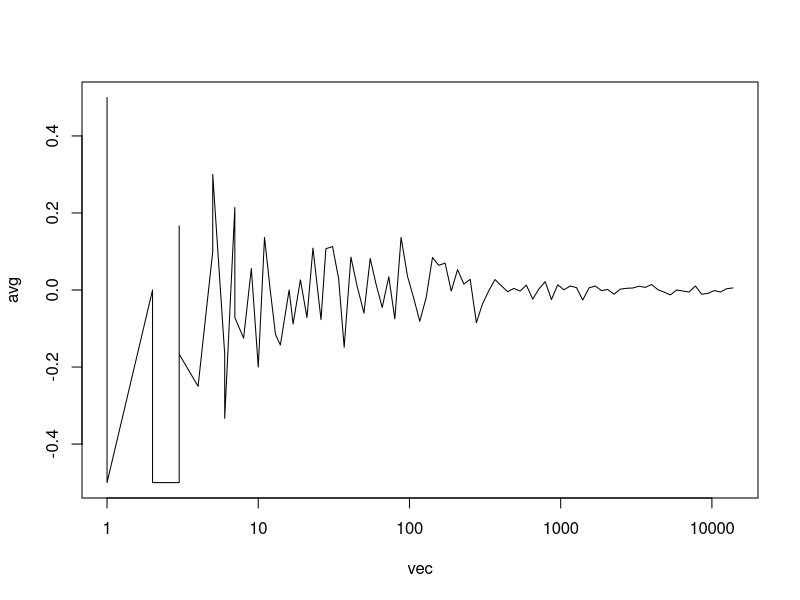

The R script that drew this image:
max_n=10000
p=0.5
n_values=100

sigma=p*(1-p)
fun=function(n) ( rbinom(1,n,p)/n -p)

#a=log(10)
#b=log(max_n)
#vec=round(exp( seq(a,b,length.out=n_values) ))
vec=round(1.1^(2:n_values))
#vec=rep(max_n, n_values)

avg=sapply(vec,fun)
clt=sqrt(vec)*avg
#sd(clt)
plot(vec,avg,type='l',log='x')